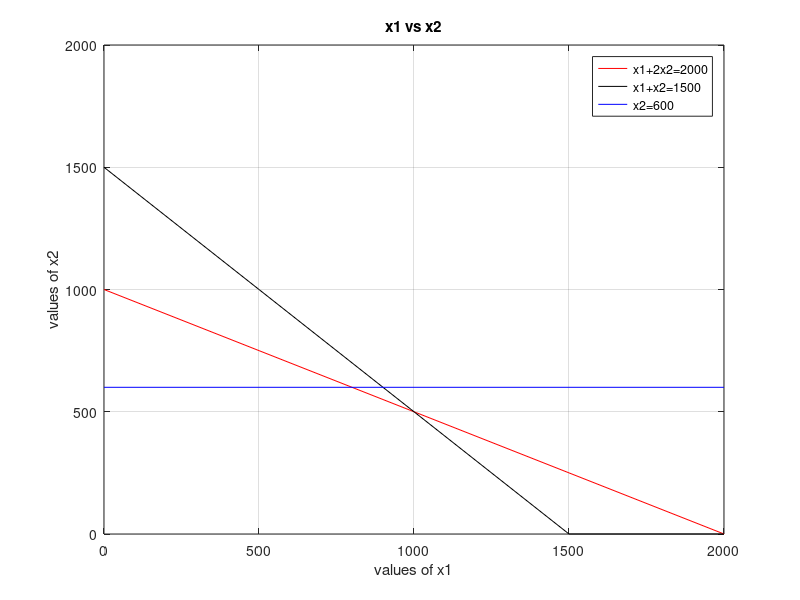

This chart was generated by the following MATLAB code:
% phase 1: input parameter
C=[3 5];
A=[1 2; 1 1; 0 1];
b=[2000; 1500; 600];
% phase 2: plotting the graph
y1=0:500:max(b);
x21=(b(1)-A(1,1).*y1)./A(1,2);
x22=(b(2)-A(2,1).*y1)./A(2,2);
x23=(b(3)-A(3,1).*y1)./A(3,2);

x21=max(0,x21);
x22=max(0,x22);
x23=max(0,x23);
plot(y1, x21, 'r', y1, x22, 'k', y1, x23, 'b')
xlabel('values of x1')
ylabel('values of x2')
title('x1 vs x2')
legend('x1+2x2=2000','x1+x2=1500','x2=600')
grid on
% phase 3: find corner points with axes
cx1=find(y1==0); %%points with x1 axis this line is fix
c1=find(x21==0); %%points with x2 axis for first line
Line1=[y1([c1 cx1]); x21([c1 cx1])]';
c2=find(x22==0); %%points with x2 axis for second line
Line2=[y1([c2 cx1]); x22([c2 cx1])]';
c3=find(x23==0); %%points with x2 axis for third line
Line3=[y1([c3 cx1]); x23([c3 cx1])]';
corpt=unique([Line1; Line2; Line3], 'rows'); % unique for no repetation of points
% phase 4: points of intersection
pt=[0; 0];
for i=1:size(A,1) % all constraint=3 so we can write size(A,1)
for j=i+1:size(A,1)
A1=A([i j],:);
B1=b([i j]);
x=inv(A1)*B1;
pt=[pt x];
end
end
ptt=pt'
% phase 5: all corner points
allpt=[ptt; corpt];
points=unique(allpt, 'rows');
% phase 6: Feasible region
for i=1:size(points,1)
const1 (i)=A(1,1)*points(i,1)+A(1,2)*points(i,2)-b(1);
const2 (i)=A(2,1)*points(i,1)+A(2,2)*points(i,2)-b(2);
const3 (i)=A(3,1)*points(i,1)+A(3,2)*points(i,2)-b(3);
s1=find(const1>0);
s2=find(const2>0);
s3=find(const3>0);
end
S=unique([s1 s2 s3]);
points(S, :)=[];
%phase 7: objective value and points
value=points*C';
table=[points value];
[obj, index]=max(value);
X1=points(index,1);
X2=points(index,2);
fprintf('objective value is %f at (%f,%f)', obj, X1, X2);